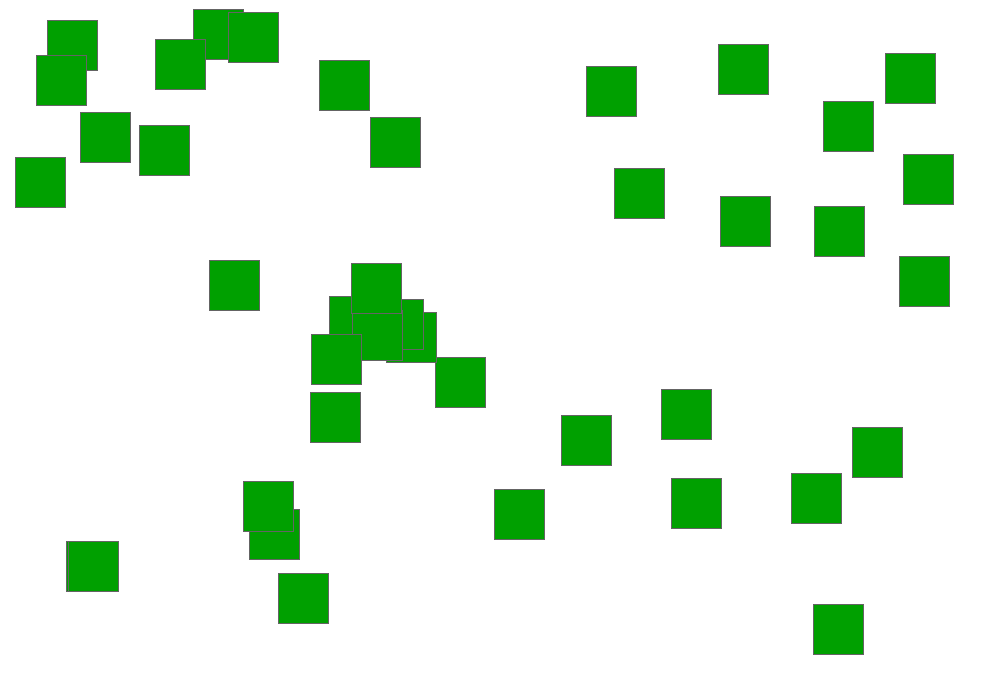
Frame 1 (no input)
Frame 60 (the mouse pressed at the canvas centre just before this capture): identical to frame 1, image omitted
Frame 120 (the mouse held since frame 60 and released just before this capture): identical to frame 1, image omitted

The Processing sketch that drew this single still picture (run headless with seeded random() and noise(); from frame 60 on, the mouse is pressed at the canvas centre):

// Processing sketch: CollisionDetection_v1
// ── CollisionDetection_v1.pde
ArrayList<Zombie> listOfZombies;

void setup() {
  
  size(1000, 700);
  
  listOfZombies = new ArrayList<Zombie>();
  
  for(int zombieCount = 0; zombieCount < 40; zombieCount++){
   
     Zombie tempZombieObject =  new Zombie (int(random(width - 50)), 
                                   int(random(height - 50)), 
                                   50, 
                                   50, 
                                   color(0, 160, 0));
                                   
    // CHECK IF THE ZOMBIES ARE OVERLAPPING
    
    for(int checkCollisions = 0; checkCollisions < zombieCount; checkCollisions++){
      
   //   while(/* there is a collision */){
        
    //    tempZombieObject.alterPosition(int(random(width - 50)), int(random(height - 50)));
        
    //  }
       
    }
    
    // Re-roll the width and height
    
    // Re-check 
    
    listOfZombies.add(tempZombieObject);
    
    
  }
  

}



void draw() {
  
  background(255);
  
  for(int i = 0; i < listOfZombies.size(); i++){
   
     Zombie referenceToAZombieInOurList = listOfZombies.get(i);
     
     referenceToAZombieInOurList.display();
  }
}
// ── Tile.pde


class Tile {

  int xPosition;
  int yPosition;
  int objectWidth;
  int objectHeight;
  
  color objectFill;

  Tile(int newX, int newY, int newWidth, int newHeight, color newFill) {

    xPosition = newX;
    yPosition = newY;
    objectWidth = newWidth;
    objectHeight = newHeight;
    objectFill = newFill;
  }
  
  void display(){
    
    stroke(100);
    fill(objectFill);
    rect(xPosition, yPosition, objectWidth, objectHeight);
    
  }
  
  void alterPosition(int newX, int newY){
    
    xPosition = newX;
    yPosition = newY;
  }
  

}
// ── Zombie.pde


class Zombie extends Tile{



  Zombie(int newX, int newY, int newWidth, int newHeight, color newFill) {
  
    super(newX, newY, newWidth, newHeight, newFill);
    
  }
  


}
